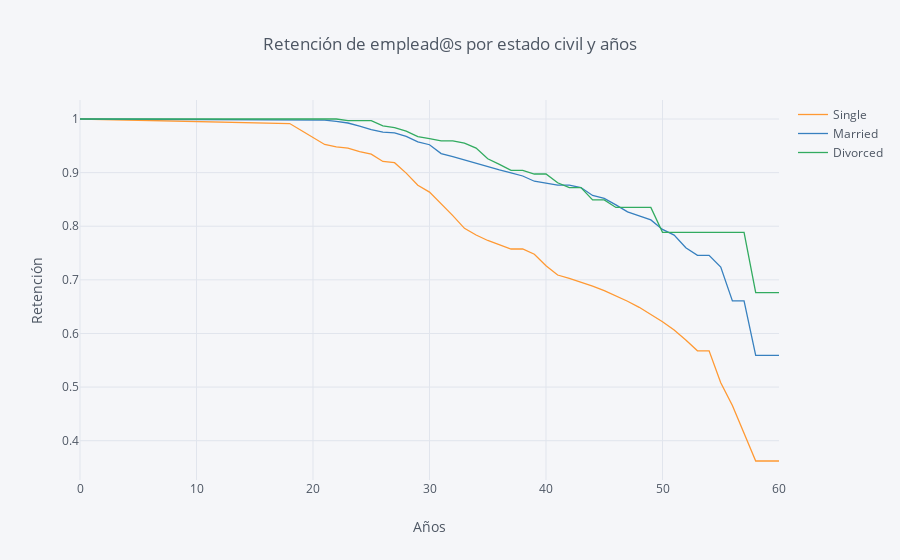

The code cell stored with this chart in its notebook:
### Markdown cell above
## 5. Let's also look at the marital status curves by employee age. Generate and plot the survival curves showing retention rates by marital status and age.

### Code cell
rates = survival(data, 'MaritalStatus', 'Age', 'Attrition')
rates.iplot(kind='line', xTitle= 'Años', yTitle='Retención', title='Retención de emplead@s por estado civil y años')

### Figure 1 — Plotly figure (JSON) as saved in the notebook; plotly's stock layout.template omitted (floating-point values rounded to 4 significant figures)
{"data": [{"line": {"color": "rgba(255, 153, 51, 1.0)", "dash": "solid", "shape": "linear", "width": 1.3}, "mode": "lines", "name": "Single", "text": "", "type": "scatter", "uid": "29660d21-11d2-46d5-a19d-8da0e5b88e9d", "x": [0, 18, 19, 20, 21, 22, 23, 24, 25, 26, 27, 28, 29, 30, 31, 32, 33, 34, 35, 36, 37, 38, 39, 40, 41, 42, 43, 44, 45, 46, 47, 48, 49, 50, 51, 52, 53, 54, 55, 56, 57, 58, 59, 60], "y": [1, 0.9915, 0.9786, 0.9657, 0.9525, 0.9481, 0.9459, 0.9391, 0.9346, 0.9208, 0.9185, 0.899, 0.8765, 0.8636, 0.8421, 0.8198, 0.7961, 0.7837, 0.7734, 0.7659, 0.7575, 0.7575, 0.7477, 0.7263, 0.709, 0.7027, 0.6957, 0.6882, 0.6799, 0.6705, 0.6601, 0.6488, 0.636, 0.6219, 0.6064, 0.588, 0.5677, 0.5677, 0.508, 0.4656, 0.4139, 0.3622, 0.3622, 0.3622]}, {"line": {"color": "rgba(55, 128, 191, 1.0)", "dash": "solid", "shape": "linear", "width": 1.3}, "mode": "lines", "name": "Married", "text": "", "type": "scatter", "uid": "28813253-445a-4ef1-91da-99523adf660f", "x": [0, 18, 19, 20, 21, 22, 23, 24, 25, 26, 27, 28, 29, 30, 31, 32, 33, 34, 35, 36, 37, 38, 39, 40, 41, 42, 43, 44, 45, 46, 47, 48, 49, 50, 51, 52, 53, 54, 55, 56, 57, 58, 59, 60], "y": [1, 0.9978, 0.9978, 0.9978, 0.9978, 0.9955, 0.9925, 0.9865, 0.9804, 0.9757, 0.9741, 0.9675, 0.9573, 0.952, 0.9355, 0.9297, 0.9235, 0.9171, 0.9103, 0.9052, 0.8996, 0.8937, 0.884, 0.8805, 0.8766, 0.8766, 0.8721, 0.8574, 0.8521, 0.8399, 0.8267, 0.8195, 0.8118, 0.7941, 0.7835, 0.7598, 0.7457, 0.7457, 0.7238, 0.6608, 0.6608, 0.5592, 0.5592, 0.5592]}, {"line": {"color": "rgba(50, 171, 96, 1.0)", "dash": "solid", "shape": "linear", "width": 1.3}, "mode": "lines", "name": "Divorced", "text": "", "type": "scatter", "uid": "7a691b26-8b1b-4bdb-9c07-5dbbf19bcf0c", "x": [0, 18, 19, 20, 21, 22, 23, 24, 25, 26, 27, 28, 29, 30, 31, 32, 33, 34, 35, 36, 37, 38, 39, 40, 41, 42, 43, 44, 45, 46, 47, 48, 49, 50, 51, 52, 53, 54, 55, 56, 57, 58, 59, 60], "y": [1, 1, 1, 1, 1, 1, 0.9969, 0.9969, 0.9969, 0.9873, 0.9841, 0.9774, 0.967, 0.9633, 0.9594, 0.9594, 0.955, 0.9458, 0.9258, 0.9153, 0.9041, 0.9041, 0.8974, 0.8974, 0.8811, 0.8719, 0.8719, 0.849, 0.849, 0.8351, 0.8351, 0.8351, 0.8351, 0.7887, 0.7887, 0.7887, 0.7887, 0.7887, 0.7887, 0.7887, 0.7887, 0.676, 0.676, 0.676]}], "layout": {"legend": {"bgcolor": "#F5F6F9", "font": {"color": "#4D5663"}}, "paper_bgcolor": "#F5F6F9", "plot_bgcolor": "#F5F6F9", "title": {"font": {"color": "#4D5663"}, "text": "Retención de emplead@s por estado civil y años"}, "xaxis": {"gridcolor": "#E1E5ED", "showgrid": true, "tickfont": {"color": "#4D5663"}, "title": {"font": {"color": "#4D5663"}, "text": "Años"}, "zerolinecolor": "#E1E5ED"}, "yaxis": {"gridcolor": "#E1E5ED", "showgrid": true, "tickfont": {"color": "#4D5663"}, "title": {"font": {"color": "#4D5663"}, "text": "Retención"}, "zerolinecolor": "#E1E5ED"}}}
